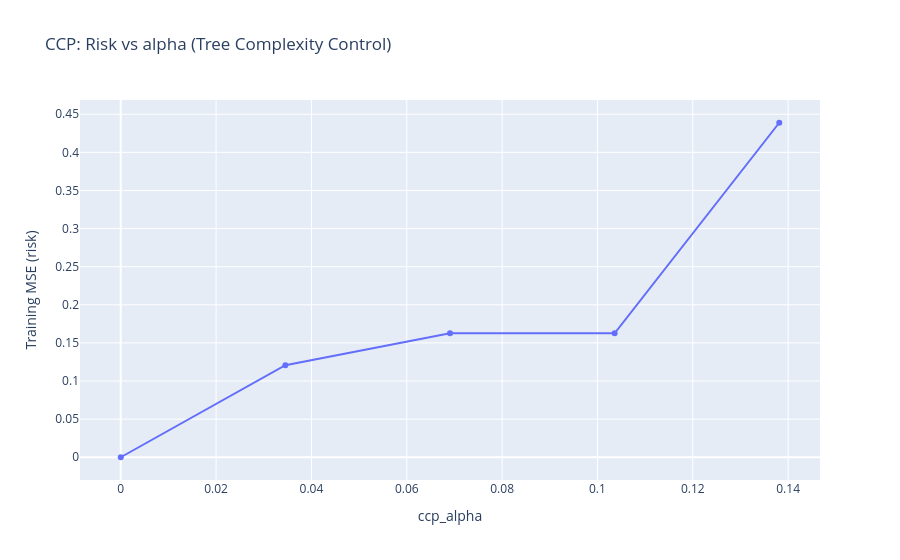

The cell this chart's notebook holds for it:
### Markdown cell above
<a class="anchor" id="post"></a>
## 9.2 Pruning (post-pruning)

- Grow a large tree, then cut it back so that the resulting smaller tree has lower risk
- Most important method: Cost-Complexity Pruning (CCP)

$$
\begin{align*}
\mathcal{R}_{\text{reg}}(T) 
&= \text{loss} + \alpha \cdot \text{number of leaves} \\
&= \sum_{m=1}^{\mid T \mid} \sum_{i:x^{(i)} \in Q_m} L(y^{(i)},c_m) + \alpha \mid T\mid
\end{align*}
$$

- $Q_m$ subset of feature space related to the $m$-th leaf node
- $c_m$ predictions for $Q_m$ of $m$-th leaf node
- $T_0$ is complete tree
- $\mid T \mid$ is number of leaves of sub tree $Q_m$
- For $\alpha=0$ we would select $T_0$ 
- $\alpha$ controls trade-off between:
    - Fit quality
    - Model complexity

- Small $\alpha$ (almost 0)
  - very deep tree
  - many small regions
  - low training risk

- Medium $\alpha$
  - fewer splits
  - smoother approximation of sine curve
  - moderate risk

- Large $\alpha$
  - very shallow tree
  - maybe 1–3 splits
  - high bias
  - higher risk

<div style="display: flex; justify-content: center; gap: 20px;">
  <img src="pics/binary_tree_28.png" width="500"/>
  <img src="pics/binary_tree_29.png" width="500"/>
</div>

---


<div style="display: flex; justify-content: center; gap: 20px;">
  <img src="pics/binary_tree_30.png" width="500"/>
  <img src="pics/binary_tree_31.png" width="500"/>
</div>

---


<div style="display: flex; justify-content: center; gap: 20px;">
  <img src="pics/binary_tree_32.png" width="500"/>
  <img src="pics/binary_tree_33.png" width="500"/>
</div>

- CCP performs a greed backward search
  - Fix $\alpha$ and compute $\mathcal{R}_\text{reg}(T)$ for all possible sub trees that can be created by replacing one internal node with a leaf
  - When replacing an internal also eliminate all subsequent nodes
  - Select subtree with lowest risk and repeat procedure
  - Stop if pruning does not reduce risk anymore
  - $\alpha$ is selected via cross-validation

### Code cell
np.random.seed(42)
n = 200

X = np.sort(np.random.uniform(0, 10, n)).reshape(-1, 1)
y = np.sin(X).ravel() + np.random.normal(scale=0.15, size=n)

full_tree = DecisionTreeRegressor(random_state=1310)
full_tree.fit(X, y)

path = full_tree.cost_complexity_pruning_path(X, y)
ccp_alphas = path.ccp_alphas

sample_alphas = np.linspace(ccp_alphas[0], ccp_alphas[-1], 5)
trees = []
risks = []

for a in sample_alphas:
    model = DecisionTreeRegressor(ccp_alpha=a, random_state=0)
    model.fit(X, y)
    
    pred = model.predict(X)
    risk = mean_squared_error(y, pred)
    
    trees.append(model)
    risks.append(risk)


# Plot alphas vs tree depth
fig = px.line(x=sample_alphas,y=risks,markers=True,title="CCP: Risk vs alpha (Tree Complexity Control)")

fig.update_layout(xaxis_title="ccp_alpha",yaxis_title="Training MSE (risk)")

fig.show()

# plot trees
for i, model in enumerate(trees):
    plt.figure(figsize=(10, 4))
    
    plot_tree(model,filled=True,feature_names=["x"],rounded=True)
    
    plt.title(f"Tree at ccp_alpha = {sample_alphas[i]:.4f}")
    plt.show()

### Figure 1 — Plotly figure (JSON) as saved in the notebook; plotly's stock layout.template omitted (floating-point values rounded to 4 significant figures)
{"data": [{"hovertemplate": "x=%{x}<br>y=%{y}<extra></extra>", "legendgroup": "", "line": {"color": "#636efa", "dash": "solid"}, "marker": {"symbol": "circle"}, "mode": "lines+markers", "name": "", "orientation": "v", "showlegend": false, "type": "scatter", "x": [0.0, 0.03453, 0.06907, 0.1036, 0.1381], "xaxis": "x", "y": [0.0, 0.1207, 0.1626, 0.1626, 0.4388], "yaxis": "y"}], "layout": {"legend": {"tracegroupgap": 0}, "title": {"text": "CCP: Risk vs alpha (Tree Complexity Control)"}, "xaxis": {"anchor": "y", "domain": [0, 1], "title": {"text": "ccp_alpha"}}, "yaxis": {"anchor": "x", "domain": [0, 1], "title": {"text": "Training MSE (risk)"}}}}
